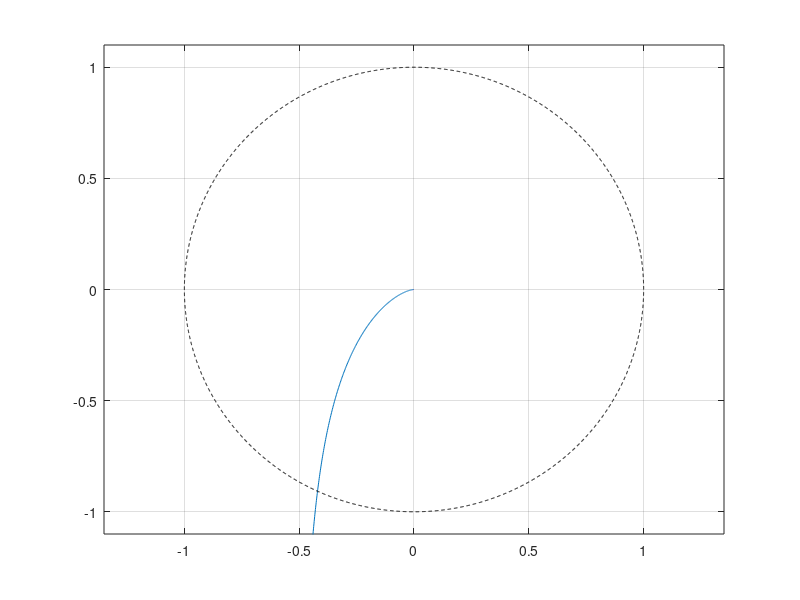

Write MATLAB code to recreate this figure. (Note: this script raises an error after producing the figure.)
% ---------------------------------------
%     Designation Loop Design
%  - Controller : PD
%  - Motor tf : 1st
% ---------------------------------------
clear; close all; clc;

% initialize
Km =  13.55;
Pm = 14.06 ;  % []
W_sat = 1400;
dz    =28*(pi/180); 
dz_deg = 28;

% Design parameter --- PD-controller
Wc = 27;  % [rad/s] <================================ MODIFY
Zc = 0.7;  % [-] <================================ MODIFY

Kp = Wc^2 / Km ;       % unit: [rad/s]
Kd = (2*Zc*Wc - Pm) / Km ;  % unit: [-] dimensionless

% transfer function
s = tf('s');
Gm = Km / (s + Pm);    % input: omega_c [deg/s], output: omega [deg/s]
% Gc = Kp + Kd * s ;
Go_vel = Kp*Gm / (1 + Kd*Gm) * (1/s);
Go_vel = minreal(Go_vel);
Gcl = minreal(Go_vel / (1 + Go_vel));


% ---------------------------- nyquist plot ------------------------------------------
% [GM, PM, Phase crossover freq, Gain Crossover freq]
[GM, PM, wpc, wgc] = margin(Go_vel);
GM_dB = 20*log10(GM);

figure(1); 
[re, im, wout] = nyquist(Go_vel);
plot(squeeze(re), squeeze(im));
grid on; hold on;
% plot unit circle
axis([-1.35 1.35 -1.1 1.1]);
ang = 0:0.1:360;
xc = cosd(ang); yc = sind(ang); % [deg]
plot(xc, yc, 'k--');
xline(0, 'k'); yline(0, 'k');
% plot the point (0, -1)
plot(-1, 0, 'p', 'markersize', 10, 'MarkerEdgeColor','r', 'LineWidth', 1);

% plot wpc, wgc
wpc_complex = evalfr(Go_vel, 1j*wpc);
wgc_complex = evalfr(Go_vel, 1j*wgc);
wpc_x = real(wpc_complex); wpc_y = imag(wpc_complex);
wgc_x = real(wgc_complex); wgc_y = imag(wgc_complex);
plot(wpc_x, wpc_y, '*', 'markeredgecolor', 'm', 'MarkerSize', 10, 'LineWidth', 1);
plot(wgc_x, wgc_y, '*', 'markeredgecolor', 'g', 'MarkerSize', 10, 'LineWidth', 1);
legend('', '', '', '', '', sprintf('GM = %.2f [dB] / wpc = %.2f [Hz]', GM_dB, wpc/(2*pi)), ...
    sprintf('PM = %.2f [deg] / wgc = %.2f [Hz]', PM, wgc/(2*pi)));
title('Nyquist Plot, Go_{vel}(s)');
xlabel('Re\{Go_{vel}(jw)\} [-]'); ylabel('Im\{Go_{vel}(jw)\} [-]');


% --------------------------------- pz map -----------------------------------------
[p_Gm, z_Gm] = pzmap(Gm);
[p_Gcl, z_Gcl] = pzmap(Gcl);
real_pGcl = real(p_Gcl(1)); imag_pGcl = imag(p_Gcl(1)); % bc of complex conjugated poles
real_pGm = real(p_Gm(1)); imag_pGm = imag(p_Gm(1)); % bc of complex conjugated poles
figure(2);
pzmap(Gm, Gcl);
grid on; hold on;
legend(sprintf('Gm: p=%.2f±%.2f[Hz], z=%.2f[Hz]', real_pGm/(2*pi), imag_pGm/(2*pi), z_Gm), ...
    sprintf('Gcl: p=%.2f±%.2f[Hz], z=%.2f[Hz]\n', real_pGcl/(2*pi), imag_pGcl/(2*pi), z_Gcl));
% ---------------------------------------------------------------------------------

% step input
Tf = 0.5;
time = 0:0.001:Tf;
input_deg = 5;     % [deg]   <--------------------------- MODIFY
step_input = input_deg * ones(size(time));
step_out = lsim(Gcl, step_input, time);
final_value = step_out(end);
% rise time
[~, tr_idx] = min(abs(step_out - final_value*0.9));
tr = time(tr_idx);
% overshoot
[~, os_idx] = max(step_out);
max_value = step_out(os_idx);
Os = (max_value - final_value) / final_value * 100;

Ess = input_deg - final_value;


% --------------------------------- step response -----------------------------------------
figure(3);
grid on; hold on;
yline(step_out(end), 'k--', 'LineWidth', 1.5);
plot(time, step_out, 'LineWidth', 1.5);
plot(tr, final_value*0.9, 'r*', 'MarkerSize', 12);
plot(time(os_idx), max_value, 'g*', 'MarkerSize', 12);
xlabel('time [sec]'); ylabel('\psi [deg]');
title('Step Response');
legend('', '', sprintf('rise time: %.4f [s]', time(tr_idx)), sprintf('overshoot: %.4f [%%]', Os));

str = {
    sprintf('PM = %.1f [deg]', PM)
    sprintf('GM = %.1f [dB]', GM_dB)
    sprintf('Ess = %.2f [deg]', Ess)
};

annotation('textbox', 'String', str, 'FitBoxToText','on', 'BackgroundColor','w');

% figure; margin(Go_vel);
% figure; step(Gcl);
% grid on;
